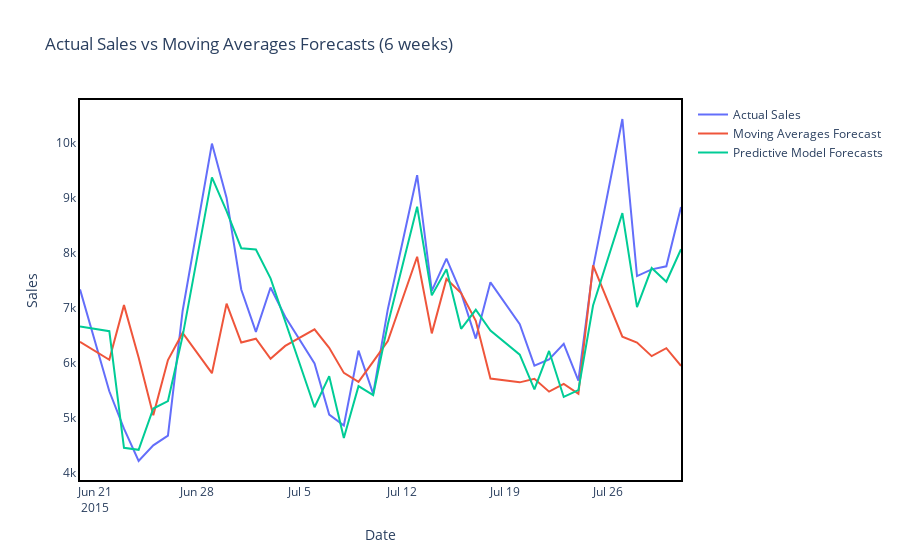
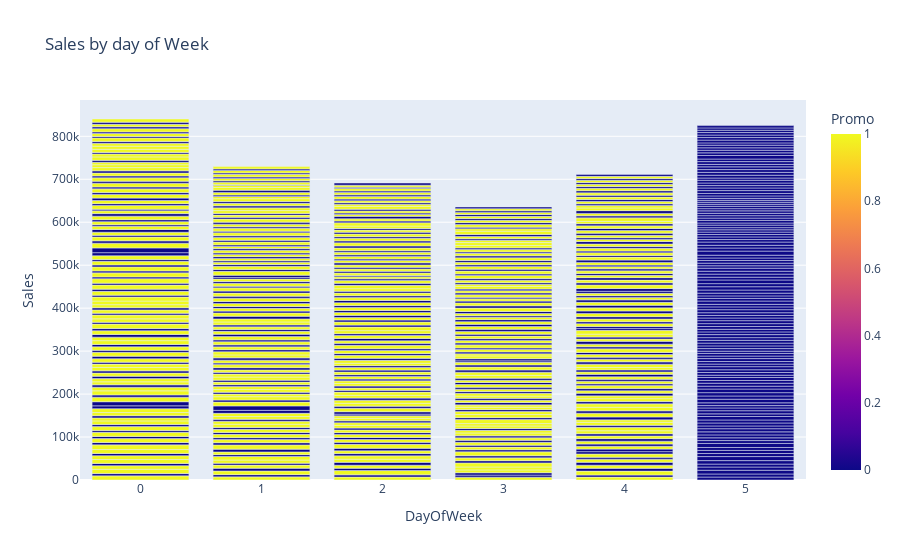
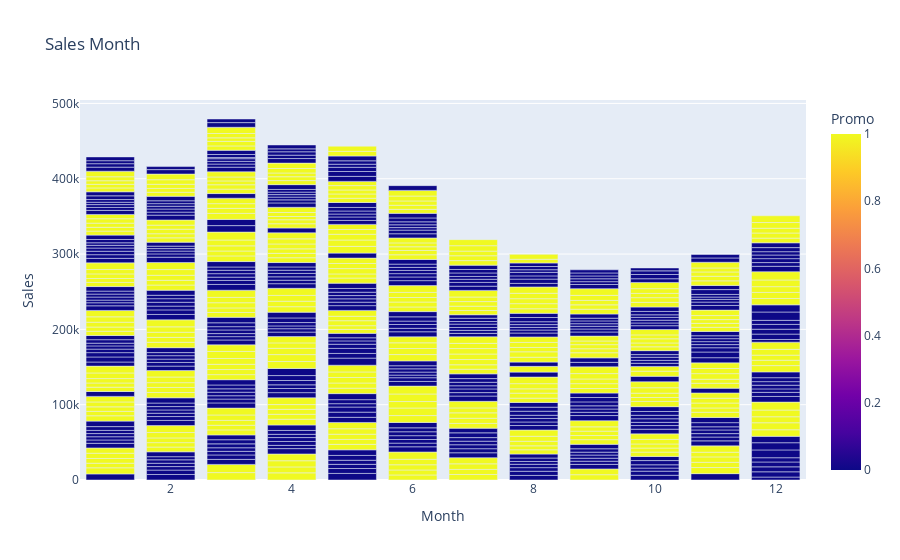

Write notebook code for charts like these, in order.
### Code cell
stacked(627)

### Figure 1 — Plotly figure (JSON) as saved in the notebook; plotly's stock layout.template omitted (floating-point values rounded to 4 significant figures)
{"data": [{"name": "Actual Sales", "type": "scatter", "x": ["2015-07-31T00:00:00", "2015-07-30T00:00:00", "2015-07-29T00:00:00", "2015-07-28T00:00:00", "2015-07-27T00:00:00", "2015-07-25T00:00:00", "2015-07-24T00:00:00", "2015-07-23T00:00:00", "2015-07-22T00:00:00", "2015-07-21T00:00:00", "2015-07-20T00:00:00", "2015-07-18T00:00:00", "2015-07-17T00:00:00", "2015-07-16T00:00:00", "2015-07-15T00:00:00", "2015-07-14T00:00:00", "2015-07-13T00:00:00", "2015-07-11T00:00:00", "2015-07-10T00:00:00", "2015-07-09T00:00:00", "2015-07-08T00:00:00", "2015-07-07T00:00:00", "2015-07-06T00:00:00", "2015-07-04T00:00:00", "2015-07-03T00:00:00", "2015-07-02T00:00:00", "2015-07-01T00:00:00", "2015-06-30T00:00:00", "2015-06-29T00:00:00", "2015-06-27T00:00:00", "2015-06-26T00:00:00", "2015-06-25T00:00:00", "2015-06-24T00:00:00", "2015-06-23T00:00:00", "2015-06-22T00:00:00", "2015-06-20T00:00:00"], "y": [8837, 7760, 7705, 7583, 10438, 7732, 5685, 6351, 6067, 5956, 6710, 7469, 6447, 7278, 7901, 7314, 9416, 6981, 5442, 6228, 4868, 5065, 5995, 6843, 7375, 6568, 7339, 9003, 9991, 6949, 4684, 4507, 4222, 4810, 5489, 7341]}, {"name": "Moving Averages Forecast", "type": "scatter", "x": ["2015-07-31T00:00:00", "2015-07-30T00:00:00", "2015-07-29T00:00:00", "2015-07-28T00:00:00", "2015-07-27T00:00:00", "2015-07-25T00:00:00", "2015-07-24T00:00:00", "2015-07-23T00:00:00", "2015-07-22T00:00:00", "2015-07-21T00:00:00", "2015-07-20T00:00:00", "2015-07-18T00:00:00", "2015-07-17T00:00:00", "2015-07-16T00:00:00", "2015-07-15T00:00:00", "2015-07-14T00:00:00", "2015-07-13T00:00:00", "2015-07-11T00:00:00", "2015-07-10T00:00:00", "2015-07-09T00:00:00", "2015-07-08T00:00:00", "2015-07-07T00:00:00", "2015-07-06T00:00:00", "2015-07-04T00:00:00", "2015-07-03T00:00:00", "2015-07-02T00:00:00", "2015-07-01T00:00:00", "2015-06-30T00:00:00", "2015-06-29T00:00:00", "2015-06-27T00:00:00", "2015-06-26T00:00:00", "2015-06-25T00:00:00", "2015-06-24T00:00:00", "2015-06-23T00:00:00", "2015-06-22T00:00:00", "2015-06-20T00:00:00"], "y": [5950.0, 6272.0, 6128.0, 6376.0, 6481.0, 7776.0, 5443.0, 5624.0, 5482.0, 5717.0, 5651.0, 5721.0, 6770.0, 7273.0, 7530.0, 6542.0, 7934.0, 6403.0, 6029.0, 5661.0, 5824.0, 6280.0, 6614.0, 6314.0, 6080.0, 6446.0, 6376.0, 7082.0, 5818.0, 6549.0, 6056.0, 5056.0, 6105.0, 7055.0, 6063.0, 6389.0, 6476.0, 6440.0, 7386.0, 7111.0, 7306.0, 6276.0]}, {"name": "Predictive Model Forecasts", "type": "scatter", "x": ["2015-07-31T00:00:00", "2015-07-30T00:00:00", "2015-07-29T00:00:00", "2015-07-28T00:00:00", "2015-07-27T00:00:00", "2015-07-25T00:00:00", "2015-07-24T00:00:00", "2015-07-23T00:00:00", "2015-07-22T00:00:00", "2015-07-21T00:00:00", "2015-07-20T00:00:00", "2015-07-18T00:00:00", "2015-07-17T00:00:00", "2015-07-16T00:00:00", "2015-07-15T00:00:00", "2015-07-14T00:00:00", "2015-07-13T00:00:00", "2015-07-11T00:00:00", "2015-07-10T00:00:00", "2015-07-09T00:00:00", "2015-07-08T00:00:00", "2015-07-07T00:00:00", "2015-07-06T00:00:00", "2015-07-04T00:00:00", "2015-07-03T00:00:00", "2015-07-02T00:00:00", "2015-07-01T00:00:00", "2015-06-30T00:00:00", "2015-06-29T00:00:00", "2015-06-27T00:00:00", "2015-06-26T00:00:00", "2015-06-25T00:00:00", "2015-06-24T00:00:00", "2015-06-23T00:00:00", "2015-06-22T00:00:00", "2015-06-20T00:00:00"], "y": [8071.0, 7481.0, 7729.0, 7017.0, 8727.0, 7049.0, 5509.0, 5386.0, 6222.0, 5526.0, 6154.0, 6592.0, 6970.0, 6625.0, 7706.0, 7232.0, 8844.0, 6708.0, 5418.0, 5582.0, 4642.0, 5764.0, 5200.0, 6772.0, 7543.0, 8065.0, 8089.0, 8762.0, 9378.0, 6492.0, 5312.0, 5175.0, 4425.0, 4461.0, 6580.0, 6668.0]}], "layout": {"legend": {"tracegroupgap": 0}, "paper_bgcolor": "rgba(0, 10, 0, 0)", "plot_bgcolor": "rgba(0, 0, 0, 0)", "showlegend": true, "title": {"text": "Actual Sales vs Moving Averages Forecasts (6 weeks)"}, "xaxis": {"anchor": "y", "domain": [0, 1], "linecolor": "black", "linewidth": 2, "mirror": true, "showline": true, "title": {"text": "Date"}}, "yaxis": {"anchor": "x", "domain": [0, 1], "linecolor": "black", "linewidth": 2, "mirror": true, "showline": true, "title": {"text": "Sales"}}}}

### Figure 2 — Plotly figure (JSON) as saved in the notebook; plotly's stock layout.template omitted (floating-point values rounded to 4 significant figures; data arrays with more than 128 entries replaced by an {"elided": "..."} marker saying what was removed)
{"data": [{"alignmentgroup": "True", "hovertemplate": "DayOfWeek=%{x}<br>Sales=%{y}<br>Promo=%{marker.color}<extra></extra>", "legendgroup": "", "marker": {"color": {"elided": "745 int values"}, "coloraxis": "coloraxis"}, "name": "", "offsetgroup": "", "orientation": "v", "showlegend": false, "textposition": "auto", "type": "bar", "x": {"elided": "745 int values"}, "xaxis": "x", "y": {"elided": "745 int values"}, "yaxis": "y"}], "layout": {"barmode": "relative", "coloraxis": {"colorbar": {"title": {"text": "Promo"}}, "colorscale": [[0, "#0d0887"], [0.1111, "#46039f"], [0.2222, "#7201a8"], [0.3333, "#9c179e"], [0.4444, "#bd3786"], [0.5556, "#d8576b"], [0.6667, "#ed7953"], [0.7778, "#fb9f3a"], [0.8889, "#fdca26"], [1, "#f0f921"]]}, "legend": {"tracegroupgap": 0}, "title": {"text": "Sales by day of Week"}, "xaxis": {"anchor": "y", "domain": [0, 1], "title": {"text": "DayOfWeek"}}, "yaxis": {"anchor": "x", "domain": [0, 1], "title": {"text": "Sales"}}}}

### Figure 3 — Plotly figure (JSON) as saved in the notebook; plotly's stock layout.template omitted (floating-point values rounded to 4 significant figures; data arrays with more than 128 entries replaced by an {"elided": "..."} marker saying what was removed)
{"data": [{"alignmentgroup": "True", "hovertemplate": "Month=%{x}<br>Sales=%{y}<br>Promo=%{marker.color}<extra></extra>", "legendgroup": "", "marker": {"color": {"elided": "745 int values"}, "coloraxis": "coloraxis"}, "name": "", "offsetgroup": "", "orientation": "v", "showlegend": false, "textposition": "auto", "type": "bar", "x": {"elided": "745 int values"}, "xaxis": "x", "y": {"elided": "745 int values"}, "yaxis": "y"}], "layout": {"barmode": "relative", "coloraxis": {"colorbar": {"title": {"text": "Promo"}}, "colorscale": [[0, "#0d0887"], [0.1111, "#46039f"], [0.2222, "#7201a8"], [0.3333, "#9c179e"], [0.4444, "#bd3786"], [0.5556, "#d8576b"], [0.6667, "#ed7953"], [0.7778, "#fb9f3a"], [0.8889, "#fdca26"], [1, "#f0f921"]]}, "legend": {"tracegroupgap": 0}, "title": {"text": "Sales Month"}, "xaxis": {"anchor": "y", "domain": [0, 1], "title": {"text": "Month"}}, "yaxis": {"anchor": "x", "domain": [0, 1], "title": {"text": "Sales"}}}}
